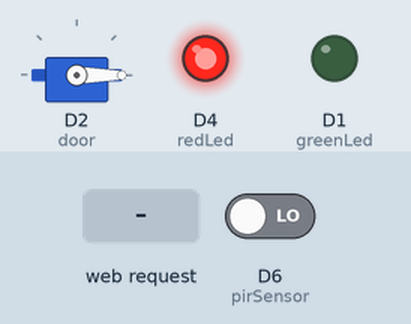
Bench run of a sketch on a simulated ESP8266 (NodeMCU). On the bench: servo, output pins drawn as LEDs (lit = HIGH). Inputs (shaded band) come from the test bench; at power-on: D6 (pirSensor) LOW. WiFi joins after 1.5 s; servers stay silent unless stated; what the sketch prints to the serial monitor is not drawn.

Above: at 7.1 s.
7.2 s: HTTP request GET /opendoor received
At 8.4 s:
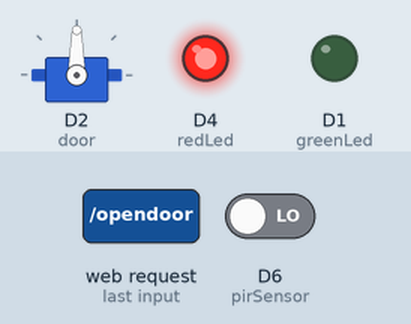
8.7 s: D6 (pirSensor) driven HIGH
At 9.7 s:
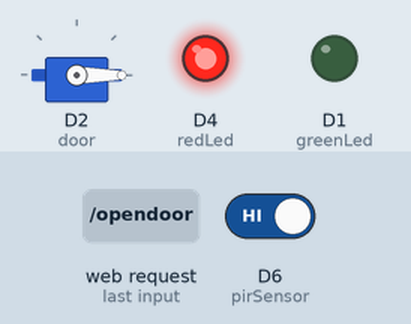
Timing chart, 0 to 11.7 s (numbered marks = the images above; inputs shaded):
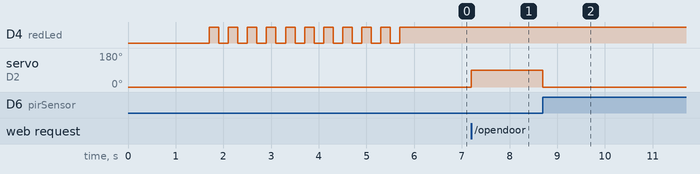

Measured:
- after the input at 7.2 s, servo on D2 (door): 0° → 90° at once
- after the input at 8.7 s, servo on D2 (door): 90° → 0° at once

The sketch:

studioDoor.ino
```cpp
/*********
  STOP and PLAY

  Program Algorithm

    When the camera recongnizes the face it will send a request for esp and then the door will open
    When the door open, an pir sensor will be installed ahead of the door to see when the person left of the door range. When it happen, door will close

*********/

#include <ESP8266WiFi.h>      // Load Wi-Fi library
#include <ESP8266WebServer.h> // Web server library
#include <ArduinoOTA.h>       // Over the air
#include <Servo.h>            // Motor library

const char* ssid = "2G_PLAY";//"FamiliaDT";
const char* password = "18091986";//"amendoim";
const int pirSensor = D6;

Servo door;
ESP8266WebServer server(80);  // Iniciate an object of ESP8266WebServer class

IPAddress staticIP(192, 168, 1, 132);
IPAddress gateway(192, 168, 1, 1);    //Studio's Gateway is 192.168.0.1 don't forget to put the right ip
IPAddress subnet(255, 255, 255, 0);

const int greenLed = D1;
const int redLed = D4;

bool door1 = false;
bool sensorStatus = false;

void setup() {
  Serial.begin(115200);

  door.attach(D2);
  door.write(0);
  pinMode(greenLed, OUTPUT);
  pinMode(redLed, OUTPUT);
  pinMode(pirSensor, INPUT);
  pinMode(LED_BUILTIN, OUTPUT);

  // WiFi Connection
  Serial.print("Connecting to ");
  Serial.println(ssid);
  //WiFi.config(staticIP, gateway, subnet);
  WiFi.begin(ssid, password);
  while (WiFi.status() != WL_CONNECTED) {
    delay(500);
    Serial.print(".");
  }

  // Print local IP address and start web server
  Serial.println("");
  Serial.println("WiFi connected.");
  Serial.println("IP address: ");
  Serial.println(WiFi.localIP());

  pisca(10, 200);

  server.on("/opendoor", abrirPorta);
  server.begin();

  beginOTA();
}

void loop() {
  ArduinoOTA.handle();    // Function who listen if a WiFi boot is comming
  server.handleClient();  // Function who listen the requests pre-configured on setup function

  // When the wifi signal is interrupted the esp's led goes on
  if (WiFi.status() == true) {
    digitalWrite(LED_BUILTIN, LOW);
  } else {
    digitalWrite(LED_BUILTIN, HIGH);
  }

  if (door1 == true) {
    sensorStatus = digitalRead(pirSensor); // Checking the sensor status
    if (sensorStatus == true) {
      Serial.println("Porta Fechada");
      door.write(0);
      door1 = false;
    }
  }

  yield(); // Function that ensures that the background functions of esp will keep responding, like tcpip protocol, wifi connection etc...
}

void abrirPorta() {
  door.write(90);
  server.send(200, "text/html", "{\"status\":\"recebido\"}"); //send a json response to the client
  delay(500);
  door1 = true;
  Serial.println("Porta Aberta");
}

void pisca(int vezes, int tempo) {
  for (int d = 0; d <= vezes; d++) {
    digitalWrite(LED_BUILTIN, LOW);
    delay(tempo);
    digitalWrite(LED_BUILTIN, HIGH);
    delay(tempo);
  }
}

// Function OTA - Over the Air
void startOTA() {
  String type;

  // If the update is being engravin on flash mame it returns "flash"
  if (ArduinoOTA.getCommand() == U_FLASH) type = "flash";
  else type = "filesystem"; // U_SPIFFS // If the update is being engraving by intern memory it returns "filesystem"

  //Show the returned information
  Serial.println("Start updating " + type);
}

void endOTA() {
  Serial.println("\nEnd");
}

// It shows the progress of engraving
void progressOTA(unsigned int progress, unsigned int total) {
  Serial.printf("Progress: %u%%\r", (progress / (total / 100)));
}

void errorOTA(ota_error_t error) {
  Serial.printf("Error[%u]: ", error);

  if (error == OTA_AUTH_ERROR) Serial.println("Auth Failed");
  else if (error == OTA_BEGIN_ERROR) Serial.println("Begin Failed");
  else if (error ==  OTA_CONNECT_ERROR) Serial.println("Connect Failed");
  else if (error == OTA_RECEIVE_ERROR) Serial.println("Receive Failed");
  else if (error == OTA_END_ERROR) Serial.println("End Failed");
}

void beginOTA() {
  //define what function will be run when the OTA process begins
  ArduinoOTA.onStart(startOTA);

  //define what function will be run when the OTA process ends
  ArduinoOTA.onEnd(endOTA);

  //define what will be run when the OTA process is in gravin process
  ArduinoOTA.onProgress(progressOTA);

  //define what will be run when the OTA process find an error
  ArduinoOTA.onError(errorOTA);

  //Inicializate ArduinoOTA
  ArduinoOTA.begin();
}
```
